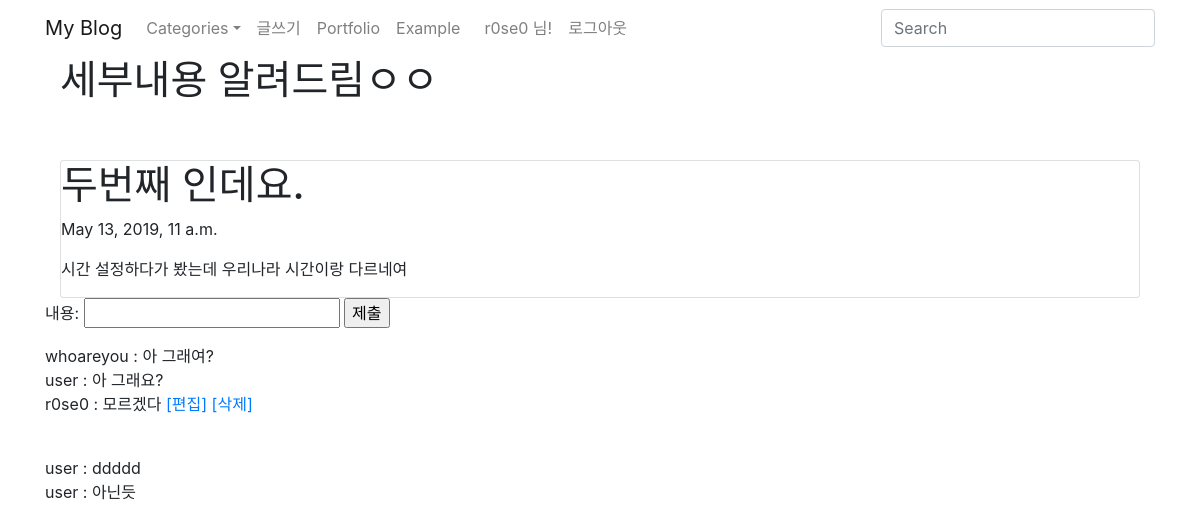
The page /blog/2 (signed in) on the database its author committed.
### blog/models.py (models this page shows, shortened)
class Blog(models.Model):
    title=models.CharField(max_length=200)      #짧은글
    pub_date=models.DateTimeField('date published')     #날짜
    body=models.TextField()     #긴글

class Comment(models.Model):
    post=models.ForeignKey(Blog, on_delete=models.CASCADE, related_name="comments")      #comments: 게시글이 가진 모든 댓글 가져옴, cascade: 글삭제시 댓글 모두 삭제
    user=models.ForeignKey(User, on_delete=models.CASCADE)
    body=models.CharField(max_length=500)       #댓글 내용

### blog/views.py (the view)
# urls.py: path('<int:blog_id>', views.detail, name="detail"),       #각 게시물에 id가 들어갈 공간 만듬
def detail(request, blog_id):
    details=get_object_or_404(Blog, pk=blog_id)
    return render(request, 'detail.html', {'detail': details})

### blogproject/templates/detail.html (shortened to what this page needs)
{%extends 'base.html'%}
{%block first%}
    <div class="container">
        <h1>세부내용 알려드림ㅇㅇ</h1>
        <br><br>
        <div class="card">
            <h1>{{detail.title}}</h1>
            <p>{{detail.pub_date}}</p>
            <p>{{detail.body}}</p>
        </div>
    </div>
<form action="{% url 'comment_add' detail.id %}" method="POST">
    내용: <input type="text" name="body">
    <input type="submit" value="제출">
</form>
{% for comment in detail.comments.all %}
    {{comment.user.username}} : {{comment.body}}
    {%if comment.user == request.user%}
    <a href="{% url 'comment_edit' comment.id%}">[편집]</a>
    <a href="javascript:{document.getElementById('delete').submit()}">[삭제]</a>
    {%endif%}
    <br>
{% endfor %}
{%endblock%}

### blogproject/templates/base.html (shortened to what this page needs)
<html>
<head>
    <link rel="stylesheet" href="https://stackpath.bootstrapcdn.com/bootstrap/4.3.1/css/bootstrap.min.css">
</head>
<body>
  <nav class="navbar navbar-expand-lg navbar-light">
    <div class="container">
      <a href="{% url 'home' %}" class="navbar-brand" href="{% url 'home' %}">My Blog</a>
      <div class="collapse navbar-collapse" id="globalNavbar">
        <form class="form-inline form-navbar my-2 my-lg-0 order-2" action="#">
          <input class="form-control" name="s" type="text" placeholder="Search"/>
        </form>
        <ul class="navbar-nav mr-auto order-1">
          <li class="nav-item dropdown"><a class="nav-link dropdown-toggle" id="navbarDropdownMenuLink" href="#" data-toggle="dropdown" aria-haspopup="true" aria-expanded="false">Categories</a>
          </li>
          <li class="nav-item"><a class="nav-link" href="{% url 'new' %}">글쓰기</a></li>
          <li class="nav-item"><a class="nav-link" href="{% url 'portfolio' %}">Portfolio</a></li>
          <li class="nav-item"><a class="nav-link" href="#">Example</a></li>
        <ul class="navbar-nav d-none d-lg-flex ml-2 order-3">
          {% if user.is_authenticated %}
          <li class="nav-item"><a class="nav-link" href="#">{{user.username}} 님!</a></li>
          <li class="nav-item"><a class="nav-link" href="javascript:{document.getElementById('logout').submit()}">로그아웃</a></li>
          {% else %}
          <li class="nav-item"><a class="nav-link" href="{%url 'login'%}">Sign in</a></li>
          <li class="nav-item"><a class="nav-link" href="{%url 'signup'%}">Sign up</a></li>
          {% endif %}
        </ul>
      </div>
    </div>
    </nav>
    <div class="container">
      {% block first%}
      {% endblock %}
    </div>
    </body>
</html>

### rows shown on the page
Blog: title "두번째 인데요.", pub_date "May 13, 2019, 11 a.m.", body "시간 설정하다가 봤는데 우리나라 시간이랑 다르네여"
Comment: user.username "whoareyou", body "아 그래여?"
Comment: user.username "user", body "아 그래요?"
Comment: user.username "r0se0", body "모르겠다", shows "[편집]"
Comment: user.username "user", body "ddddd"
Comment: user.username "user", body "아닌듯"

### other values the page prints
{{ user.username }} "r0se0"
